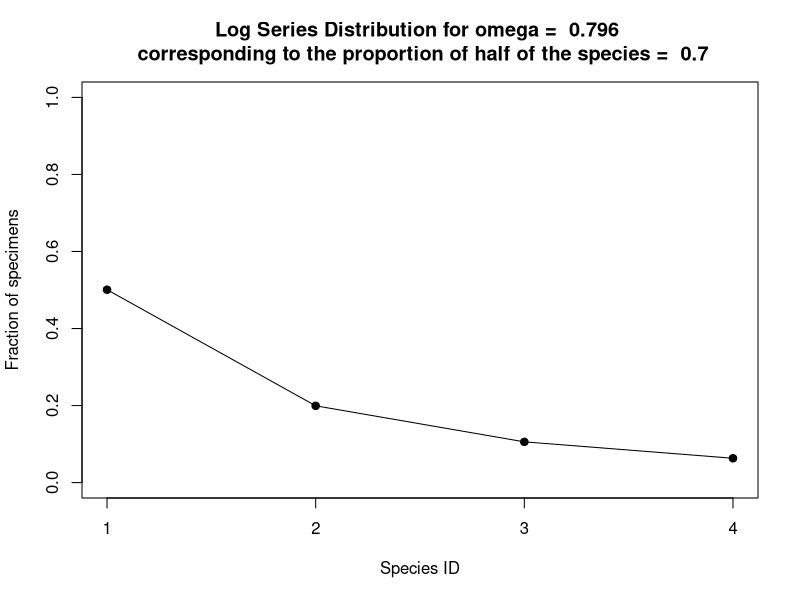
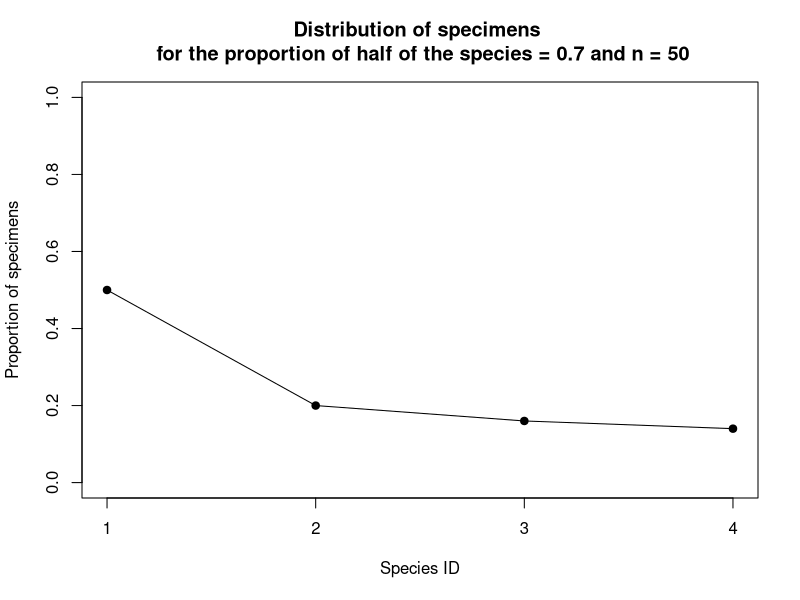

R code for these plots, in order:
################################################################################
################################################################################
#
# PURPOSE OF THIS SCRIPT
# This script demonstrates how the empirical distributions of specimens among
# species were selected. Specifically, it may be run for species groups of 4 or
# 8 species, where the desired proportion of specimens sampled from the more
# abundant half of the species is 0.5, 0.7, or 0.9. The empircal distributions
# when the mixing proportion is slightly uneven or uneven (i.e. 0.7 or 0.9 of
# the specimens are from the more abundant half of the species) are based 
# roughly on the log-series distribution. When the mixing proportion is even,
# the empirical distribution attempts to sample specimens from species as
# equally as possible.
#
# DATA FILES REQUIRED TO RUN THIS SCRIPT
# This script may run on its own, without other data files.
#
# CONTENTS OF THIS SCRIPT
# 1. Preliminaries: Define the variables that determine the distribution.
# 2. Calculate the proportion of specimens per species for the empirical
#    distribution.
# 3. Plot the empirical distribution and ensure that it is valid for the given
#    constraints.
#
################################################################################
################################################################################

################################################################################
# 1. Preliminaries: Define the variables that determine the distribution.
################################################################################

# Define the sample size which should be used to generate the empirical
# distribution. This should be the smallest sample size that will be used in the
# simulations.
n <- 50

# Define the number of species in each species group.
# Select one of the following:
s <- 4
#s <- 8

# Define the proportion of specimens from the more abundant half of the 
# species. (i.e. if s = 8, then the 4 most abundant species will have a total
# of half.of.species.proportion*sample.size specimens.)
# Select one of the following:
#half.of.species.proportion <- 0.5
half.of.species.proportion <- 0.7
#half.of.species.proportion <- 0.9

################################################################################
# 2. Calculate the proportion of specimens per species for the empirical
#    distribution.
################################################################################

# Arbitrary species IDs
X <- 1:s

if(half.of.species.proportion == 0.5){
	# Allocate specimens to species equally
	specimens.per.species <- rep(n%/%s, times=s)
	remainder <- n%%s
	if(remainder > 0)
		specimens.per.species[1:remainder] <- specimens.per.species[1:remainder] + 1
	proportion.of.specimens.per.species <- specimens.per.species/n

} else { 
	# Allocate specimens to species roughly based on the log-series distribution
	
	# Set omega based on the proportion set above and the number of species per
	# species group. (We found these omega values via guess-and-check, so they are
	# hard-coded below.)
	if(s == 8){
		if(half.of.species.proportion == 0.9) omega <- 0.7539
		if(half.of.species.proportion == 0.7) omega <- 0.9226
	}
	if(s == 4){
		if(half.of.species.proportion == 0.9) omega <- 0.5038
		if(half.of.species.proportion == 0.7) omega <- 0.7960
	}

	# Approximate fractions for each species using log-series distribution
	fractions.per.species <- (-1/log(1-omega))*(omega^X)/X

	# Plot fractions.per.species vs. arbitrary species IDs
	plot(X, fractions.per.species, ylim = c(0,1), xaxt="n",
		main = paste("Log Series Distribution for omega = ", omega, 
		"\n corresponding to the proportion of half of the species = ", 
		half.of.species.proportion), 
		ylab = "Fraction of specimens", xlab = "Species ID",
		type = "o", pch = 19)
	axis(1, at=1:s)

	# Calculate number of specimens per species (prior to allocating the remainder)
	specimens.per.species.initial <- round(n*fractions.per.species)
	# Ensure that the number of specimens belonging to the more common the half of
	# the species is exactly half.of.species.proportion*n
	if(sum(specimens.per.species.initial[1:(s/2)]) != half.of.species.proportion*n){
		stop("The number of specimens allocated to the more common half of the
			species in not exactly half.of.species.proportion*n.
			Suggested fix: deallocate specimens from specimens.per.species.initial[s/2].")
	}
	specimens.per.species.initial

	# Determine how many specimens remain to be allocated
	remaining.specimens <- n - sum(specimens.per.species.initial)
	remaining.specimens

	# Allocate the remaining specimens equally among the less common half of the
	# species.
	equal.allocation.remaining.specimens = floor(remaining.specimens/(s/2))
	add.specimens = rep(c(0, equal.allocation.remaining.specimens), each=s/2)
	remaining.specimens <- remaining.specimens - sum(add.specimens)
	# If equal allocation was not possible, allocate one specimen to each of the
	# last remaining.specimens species. 
	# (Note, remaining.specimens < s/2 at this point.)
	if(remaining.specimens > 0)
		add.specimens[(s - remaining.specimens + 1):s] <- add.specimens[(s - remaining.specimens + 1):s] + 1

	# Calculate the final number of specimens allocated to each species
	specimens.per.species <- specimens.per.species.initial + add.specimens
	specimens.per.species
	# Calculate the proportion of specimens per species
	# This series of proportions defines this empirical distribution
	proportion.of.specimens.per.species <- specimens.per.species/n
	proportion.of.specimens.per.species
}


################################################################################
# 3. Plot the empirical distribution and ensure that it is valid for the given
#    constraints.
################################################################################

plot(X, proportion.of.specimens.per.species, ylim = c(0,1), xaxt="n",
	main = paste("Distribution of specimens \n for the proportion of half of the species =", 
	half.of.species.proportion, "and n =", n),
	ylab = "Proportion of specimens", xlab = "Species ID", 
	type = "o", pch = 19)
axis(1, at=1:s)

# Print warnings if the generated distribution does not use the variables
# values defined at the beginning of the script
if(sum(specimens.per.species) != n){
	warning(paste(sum(specimens.per.species), 
		"specimens were used to create the empirical distribution, but", 
		n, "specimens was the expected number."))
}
if(sum(specimens.per.species[1:(s/2)])/sum(specimens.per.species) != half.of.species.proportion){
	warning(paste("This empirical distribution allocates", 
		sum(specimens.per.species[1:(s/2)])/sum(specimens.per.species), 
		"specimens to the more common half of the species, but the desired proportion was", 
		half.of.species.proportion, "."))
}
